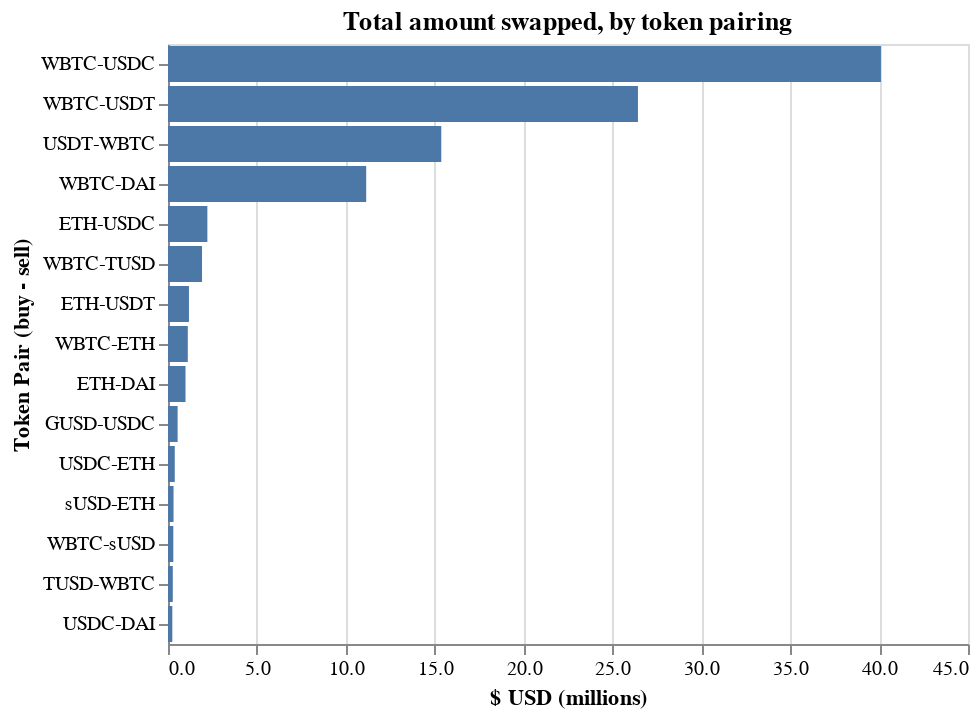

The cell this chart's notebook holds for it:
### Code cell
alt.Chart(swap_pairs, 
          title='Total amount swapped, by token pairing').mark_bar().encode(
    y=alt.Y('pair', title='Token Pair (buy - sell)').sort('-x'),
    x=alt.X('x:Q', title='$ USD (millions)').axis(format=".1f")
).transform_calculate(
    x='datum.buy_usd/1000000'
).properties(
    width=400
)

### Figure 1 — Vega-Lite specification as saved in the notebook (floating-point values rounded to 4 significant figures)
{"config": {"view": {"continuousWidth": 300, "continuousHeight": 300}}, "data": {"name": "data-8914d633855647dae1a6b6db6c531095"}, "mark": {"type": "bar"}, "encoding": {"x": {"axis": {"format": ".1f"}, "field": "x", "title": "$ USD (millions)", "type": "quantitative"}, "y": {"field": "pair", "sort": "-x", "title": "Token Pair (buy - sell)", "type": "nominal"}}, "title": "Total amount swapped, by token pairing", "transform": [{"calculate": "datum.buy_usd/1000000", "as": "x"}], "width": 400, "$schema": "https://vega.github.io/schema/vega-lite/v5.7.1.json", "datasets": {"data-8914d633855647dae1a6b6db6c531095": [{"buy_symbol": "ETH", "sell_symbol": "DAI", "buy_usd": 984900.0, "pair": "ETH-DAI"}, {"buy_symbol": "ETH", "sell_symbol": "USDC", "buy_usd": 2215000.0, "pair": "ETH-USDC"}, {"buy_symbol": "ETH", "sell_symbol": "USDT", "buy_usd": 1179000.0, "pair": "ETH-USDT"}, {"buy_symbol": "GUSD", "sell_symbol": "USDC", "buy_usd": 541700.0, "pair": "GUSD-USDC"}, {"buy_symbol": "TUSD", "sell_symbol": "WBTC", "buy_usd": 269900.0, "pair": "TUSD-WBTC"}, {"buy_symbol": "USDC", "sell_symbol": "DAI", "buy_usd": 243100.0, "pair": "USDC-DAI"}, {"buy_symbol": "USDC", "sell_symbol": "ETH", "buy_usd": 380500.0, "pair": "USDC-ETH"}, {"buy_symbol": "USDT", "sell_symbol": "WBTC", "buy_usd": 15370000.0, "pair": "USDT-WBTC"}, {"buy_symbol": "WBTC", "sell_symbol": "DAI", "buy_usd": 11150000.0, "pair": "WBTC-DAI"}, {"buy_symbol": "WBTC", "sell_symbol": "ETH", "buy_usd": 1114000.0, "pair": "WBTC-ETH"}, {"buy_symbol": "WBTC", "sell_symbol": "TUSD", "buy_usd": 1914000.0, "pair": "WBTC-TUSD"}, {"buy_symbol": "WBTC", "sell_symbol": "USDC", "buy_usd": 40100000.0, "pair": "WBTC-USDC"}, {"buy_symbol": "WBTC", "sell_symbol": "USDT", "buy_usd": 26440000.0, "pair": "WBTC-USDT"}, {"buy_symbol": "WBTC", "sell_symbol": "sUSD", "buy_usd": 298800.0, "pair": "WBTC-sUSD"}, {"buy_symbol": "sUSD", "sell_symbol": "ETH", "buy_usd": 311100.0, "pair": "sUSD-ETH"}]}}
